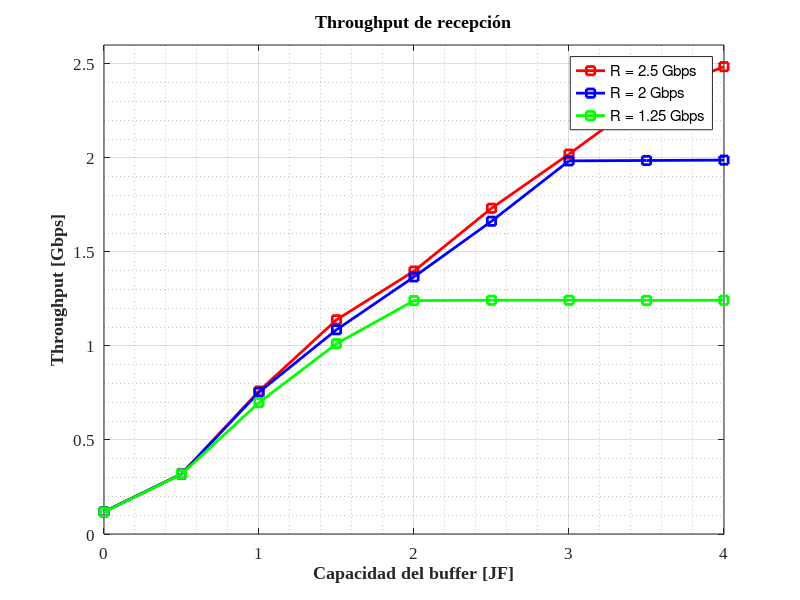
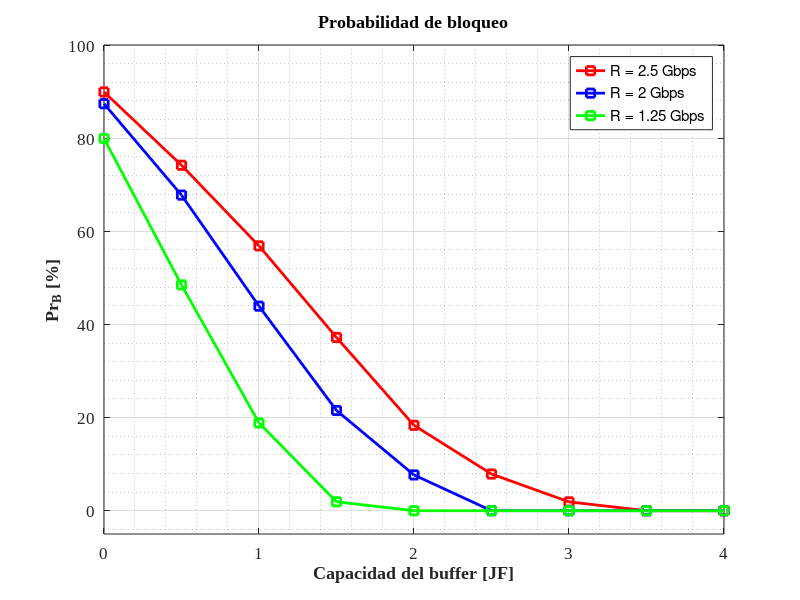
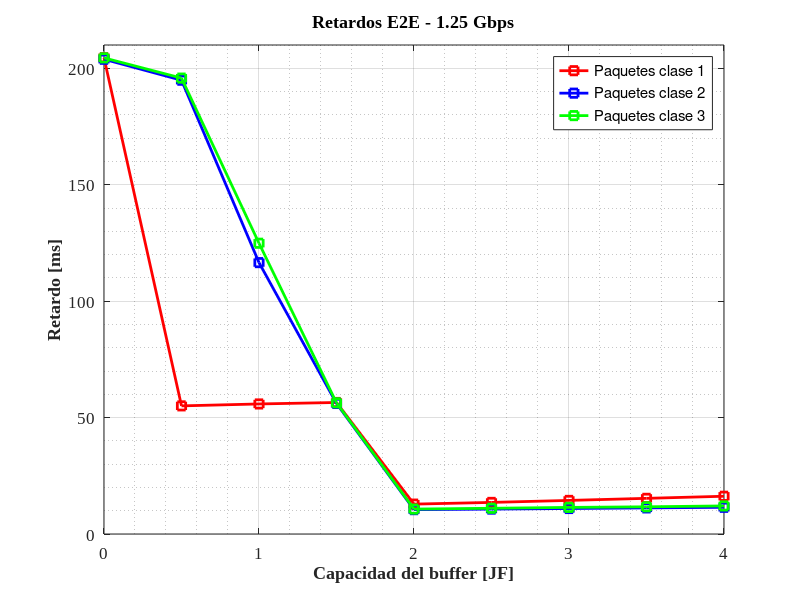
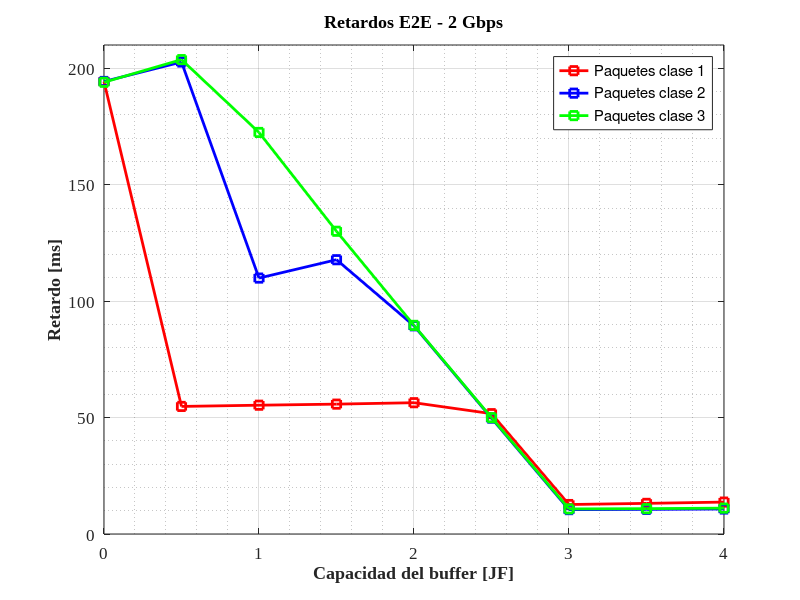

MATLAB code for these plots, in order: (Note: this script raises an error after producing the figures.)
clear; clc; close all;

% ==============================
% ESCENARIO DE CALIBRACIÓN
% ==============================

JF = [0, 0.5, 1, 1.5, 2, 2.5, 3, 3.5, 4]; % Valores de Jumbo Frames considerados

%% Gráfica Throughput

% Throughput

% 1.25 Gbps
throughput_in_1  = [0.117, 0.318, 0.699, 1.012, 1.241, 1.243, 1.243, 1.242, 1.243];
% 2 Gbps
throughput_in_2  = [0.118, 0.319, 0.754, 1.086, 1.367, 1.663, 1.984, 1.986, 1.988];
% 2.5 Gbps
throughput_in_3  = [0.118, 0.319, 0.760, 1.139, 1.398, 1.732, 2.020, 2.322, 2.485];

figure(1);
% Trazar las curvas con diferentes estilos
plot(JF, throughput_in_3, '-rs', 'LineWidth', 2, 'DisplayName', 'R = 2.5 Gbps');
hold on;
plot(JF, throughput_in_2, '-bs', 'LineWidth', 2, 'DisplayName', 'R = 2 Gbps');
plot(JF, throughput_in_1, '-gs', 'LineWidth', 2, 'DisplayName', 'R = 1.25 Gbps');
hold off;

% Etiquetas
title('Throughput de recepción', 'FontSize', 14, 'FontWeight', 'bold');
xlabel('Capacidad del buffer [JF]', 'FontSize', 12, 'FontWeight', 'bold');
ylabel('Throughput [Gbps]', 'FontSize', 12, 'FontWeight', 'bold');

% Leyenda
legend('Location', 'best', 'FontSize', 10);

% Rejilla en el fondo
grid on;              
grid minor;           % Habilita líneas de cuadrícula menores

% Límites de los ejes
xlim([0 4]);        % Rango del eje X
ylim([0 2.6]);    % Rango del eje Y

% Cambiar la fuente y el tamaño en los ejes
set(gca, 'FontName', 'Times New Roman', 'FontSize', 12);

%% Probabilidad de bloqueo

% Probabilidades de bloqueo

% 1.25 Gbps
solicitudesBloqueadas_1 = [79.917, 48.485, 18.845, 1.919, 0.000, 0.000, 0.000, 0.000, 0.000];
% 2 Gbps
solicitudesBloqueadas_2 = [87.398, 67.768, 43.923, 21.526, 7.683, 0.002, 0.000, 0.000, 0.000];
% 2.5 Gbps
solicitudesBloqueadas_3 = [89.916, 74.177, 56.866, 37.203, 18.339, 7.878, 1.898, 0.000, 0.000];

figure(2);
% Trazar las curvas con diferentes estilos
plot(JF, solicitudesBloqueadas_3, '-rs', 'LineWidth', 2, 'DisplayName', 'R = 2.5 Gbps');
hold on;
plot(JF, solicitudesBloqueadas_2, '-bs', 'LineWidth', 2, 'DisplayName', 'R = 2 Gbps');
plot(JF, solicitudesBloqueadas_1, '-gs', 'LineWidth', 2, 'DisplayName', 'R = 1.25 Gbps');
hold off;

% Etiquetas
title('Probabilidad de bloqueo', 'FontSize', 14, 'FontWeight', 'bold');
xlabel('Capacidad del buffer [JF]', 'FontSize', 12, 'FontWeight', 'bold');
ylabel('Pr_B [%]', 'FontSize', 12, 'FontWeight', 'bold');

% Leyenda
legend('Location', 'best', 'FontSize', 10);

% Rejilla en el fondo
grid on;              
grid minor;           % Habilita líneas de cuadrícula menores

% Límites de los ejes
xlim([0 4]);        % Rango del eje X
ylim([-5 100]);    % Rango del eje Y

% Cambiar la fuente y el tamaño en los ejes
set(gca, 'FontName', 'Times New Roman', 'FontSize', 12);

%% Gráfica retardos E2E

% Delay E2E

% 1.25 Gbps
t_delayE2E_C1_1 = [204.519, 55.024, 55.848, 56.479, 12.835, 13.567, 14.425, 15.315, 16.213];
t_delayE2E_C2_1 = [203.880, 194.872, 116.546, 56.060, 10.458, 10.692, 10.947, 11.207, 11.462];
t_delayE2E_C3_1 = [204.469, 195.785, 124.868, 56.335, 10.701, 11.052, 11.424, 11.682, 12.060];
t_EstablecimientoRecursosNodo_1 = [182.888, 173.291, 114.736, 53.449, 7.591, 7.572, 7.572, 7.573, 7.575];
% 2 Gbps
t_delayE2E_C1_2 = [194.306, 54.787, 55.313, 55.773, 56.385, 51.683, 12.660, 13.156, 13.706];
t_delayE2E_C2_2 = [194.336, 202.690, 109.906, 117.789, 89.413, 49.758, 10.469, 10.581, 10.737];
t_delayE2E_C3_2 = [194.000, 203.727, 172.444, 130.016, 89.596, 49.965, 10.772, 10.885, 11.112];
t_EstablecimientoRecursosNodo_2 = [177.777, 183.304, 146.109, 117.788, 84.512, 47.231, 7.620, 7.576, 7.571];
% 2.5 Gbps
t_delayE2E_C1_3 = [187.985, 54.897, 55.020, 55.499, 55.891, 56.122, 56.730, 28.192, 12.888];
t_delayE2E_C2_3 = [186.833, 200.050, 109.070, 115.423, 116.241, 87.872, 56.092, 26.075, 10.515];
t_delayE2E_C3_3 = [187.842, 200.385, 187.811, 154.783, 124.084, 88.106, 56.382, 26.313, 10.813];
t_EstablecimientoRecursosNodo_3 = [173.994, 181.901, 157.818, 132.661, 114.264, 82.933, 53.457, 23.347, 7.586];

figure(3);

% 1.25 Gbps
plot(JF, t_delayE2E_C1_1, '-rs', 'LineWidth', 2, 'DisplayName', 'Paquetes clase 1');
hold on;
plot(JF, t_delayE2E_C2_1, '-bs', 'LineWidth', 2, 'DisplayName', 'Paquetes clase 2');
plot(JF, t_delayE2E_C3_1, '-gs', 'LineWidth', 2, 'DisplayName', 'Paquetes clase 3');
%plot(JF, t_EstablecimientoRecursosNodo_1, ':ks', 'LineWidth', 2, 'DisplayName', 'Establecimiento de recursos');
hold off;

% Etiquetas
title('Retardos E2E - 1.25 Gbps', 'FontSize', 14, 'FontWeight', 'bold');
xlabel('Capacidad del buffer [JF]', 'FontSize', 12, 'FontWeight', 'bold');
ylabel('Retardo [ms]', 'FontSize', 12, 'FontWeight', 'bold');

% Leyenda
legend('Location', 'best', 'FontSize', 10);

% Rejilla en el fondo
grid on;              
grid minor;           % Habilita líneas de cuadrícula menores

% Límites de los ejes
xlim([0 4]);        % Rango del eje X
ylim([0 210]);    % Rango del eje Y

% Cambiar la fuente y el tamaño en los ejes
set(gca, 'FontName', 'Times New Roman', 'FontSize', 12);

figure(4);

% 2 Gbps
plot(JF, t_delayE2E_C1_2, '-rs', 'LineWidth', 2, 'DisplayName', 'Paquetes clase 1');
hold on;
plot(JF, t_delayE2E_C2_2, '-bs', 'LineWidth', 2, 'DisplayName', 'Paquetes clase 2');
plot(JF, t_delayE2E_C3_2, '-gs', 'LineWidth', 2, 'DisplayName', 'Paquetes clase 3');
%plot(JF, t_EstablecimientoRecursosNodo_2, ':ks', 'LineWidth', 2, 'DisplayName', 'Establecimiento de recursos');
hold off;

% Etiquetas
title('Retardos E2E - 2 Gbps', 'FontSize', 14, 'FontWeight', 'bold');
xlabel('Capacidad del buffer [JF]', 'FontSize', 12, 'FontWeight', 'bold');
ylabel('Retardo [ms]', 'FontSize', 12, 'FontWeight', 'bold');

% Leyenda
legend('Location', 'best', 'FontSize', 10);

% Rejilla en el fondo
grid on;              
grid minor;           % Habilita líneas de cuadrícula menores

% Límites de los ejes
xlim([0 4]);        % Rango del eje X
ylim([0 210]);    % Rango del eje Y

% Cambiar la fuente y el tamaño en los ejes
set(gca, 'FontName', 'Times New Roman', 'FontSize', 12);

figure(5);

% 1.25 Gbps
plot(JF, t_delayE2E_C1_3, '-rs', 'LineWidth', 2, 'DisplayName', 'Paquetes clase 1');
hold on;
plot(JF, t_delayE2E_C2_3, '-bs', 'LineWidth', 2, 'DisplayName', 'Paquetes clase 2');
plot(JF, t_delayE2E_C3_3, '-gs', 'LineWidth', 2, 'DisplayName', 'Paquetes clase 3');
%plot(JF, t_EstablecimientoRecursosNodo_3, ':ks', 'LineWidth', 2, 'DisplayName', 'Establecimiento de recursos');
hold off;

% Etiquetas
title('Retardos E2E - 2.5 Gbps', 'FontSize', 14, 'FontWeight', 'bold');
xlabel('Capacidad del buffer [JF]', 'FontSize', 12, 'FontWeight', 'bold');
ylabel('Retardo [ms]', 'FontSize', 12, 'FontWeight', 'bold');

% Leyenda
legend('Location', 'best', 'FontSize', 10);

% Rejilla en el fondo
grid on;              
grid minor;           % Habilita líneas de cuadrícula menores

% Límites de los ejes
xlim([0 4]);        % Rango del eje X
ylim([0 210]);    % Rango del eje Y

% Cambiar la fuente y el tamaño en los ejes
set(gca, 'FontName', 'Times New Roman', 'FontSize', 12);

%% Solicitudes en el controlador

% 1.25 Gbps
SolicitudesControladorR_1 = [1078931, 418826, 189316, 122541, 93877, 74205, 61137, 52935, 45920];
SolicitudesControladorP_1 = [539943, 209933, 132918, 109720, 93877, 74205, 61137, 52935, 45920];
% 2 Gbps

% 2.5 Gbps

figure(6); % 1.25 Gbps

a = bar(JF,SolicitudesControladorR_1, 'grouped', 'FaceColor', [0.8500 0.3250 0.0980] ,'DisplayName', 'Solicitudes recibidas');
hold on;
b = bar(JF,SolicitudesControladorP_1, 'grouped', 'FaceColor', [0.3010 0.7450 0.9330] ,'DisplayName', 'Solicitudes procesadas');

a.YData;
b.YData;
    
% Etiquetas
title('Solicitudes de recursos - 1.25 Gbps', 'FontSize', 14, 'FontWeight', 'bold');
xlabel('Capacidad del buffer [JF]', 'FontSize', 12, 'FontWeight', 'bold');
ylabel('Cantidad de solicitudes', 'FontSize', 12, 'FontWeight', 'bold');

% Leyenda
legend('Location', 'best', 'FontSize', 10);

% Rejilla en el fondo
grid on;              
grid minor;           % Habilita líneas de cuadrícula menores

% Límites de los ejes
xlim([-0.4 4.4]);        % Rango del eje X
ylim([0 12e5]);    % Rango del eje Y

% Cambiar la fuente y el tamaño en los ejes
set(gca, 'FontName', 'Times New Roman', 'FontSize', 12);